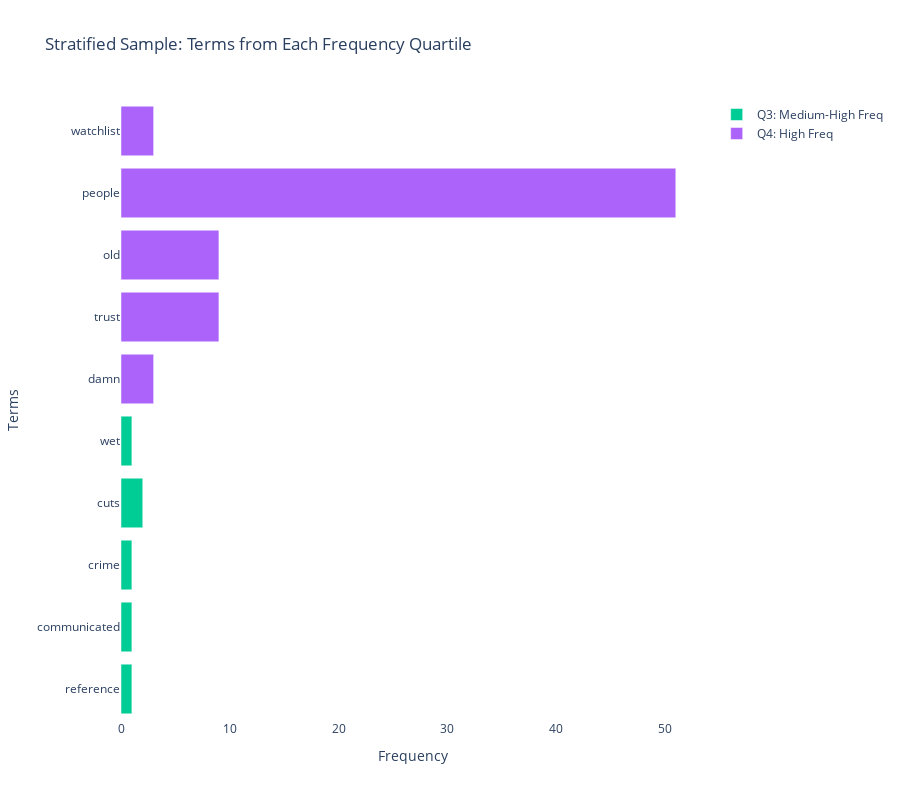

Notebook code for this chart:
### Markdown cell above
### >>> Exercise 13
I reduced the number of terms by using stratified sample with Terms from Each Frequency Quartile.

### Code cell
q1, q2, q3 = np.percentile(term_frequencies, [25, 50, 75])


sample_terms = []
sample_freqs = []
sample_labels = []

quartiles = [
    (0, q1, 'Q1: Low Freq'),
    (q1, q2, 'Q2: Medium-Low Freq'),
    (q2, q3, 'Q3: Medium-High Freq'),
    (q3, np.inf, 'Q4: High Freq')
]

for lower, upper, label in quartiles:
    mask = (term_frequencies >= lower) & (term_frequencies < upper)
    candidates_idx = np.where(mask)[0]
    
    if len(candidates_idx) > 0:
        n_sample = min(5, len(candidates_idx))
        sampled_idx = np.random.choice(candidates_idx, n_sample, replace=False)
        sample_terms.extend(feature_names[sampled_idx])
        sample_freqs.extend(term_frequencies[sampled_idx])
        sample_labels.extend([label] * n_sample)
fig = plotly.Figure()
for quartile_label in ['Q1: Low Freq', 'Q2: Medium-Low Freq', 
                       'Q3: Medium-High Freq', 'Q4: High Freq']:
    mask = [label == quartile_label for label in sample_labels]
    q_terms = [term for term, m in zip(sample_terms, mask) if m]
    q_freqs = [freq for freq, m in zip(sample_freqs, mask) if m]

    fig.add_trace(plotly.Bar(
        x=q_freqs,          
        y=q_terms,           
        name=quartile_label,
        orientation='h',
        hovertemplate='<b>%{y}</b><br>Frequency: %{x:,}<extra></extra>'
    ))

fig.update_layout(
    title='Stratified Sample: Terms from Each Frequency Quartile',
    xaxis_title='Frequency',
    yaxis_title='Terms',
    height=800,
    barmode='overlay',
    template='plotly_white'
)

fig.show()

### Figure 1 — Plotly figure (JSON) as saved in the notebook; plotly's stock layout.template omitted (floating-point values rounded to 4 significant figures)
{"data": [{"hovertemplate": "<b>%{y}</b><br>Frequency: %{x:,}<extra></extra>", "name": "Q1: Low Freq", "orientation": "h", "type": "bar", "x": [], "y": []}, {"hovertemplate": "<b>%{y}</b><br>Frequency: %{x:,}<extra></extra>", "name": "Q2: Medium-Low Freq", "orientation": "h", "type": "bar", "x": [], "y": []}, {"hovertemplate": "<b>%{y}</b><br>Frequency: %{x:,}<extra></extra>", "name": "Q3: Medium-High Freq", "orientation": "h", "type": "bar", "x": [1, 1, 1, 2, 1], "y": ["reference", "communicated", "crime", "cuts", "wet"]}, {"hovertemplate": "<b>%{y}</b><br>Frequency: %{x:,}<extra></extra>", "name": "Q4: High Freq", "orientation": "h", "type": "bar", "x": [3, 9, 9, 51, 3], "y": ["damn", "trust", "old", "people", "watchlist"]}], "layout": {"barmode": "overlay", "height": 800, "title": {"text": "Stratified Sample: Terms from Each Frequency Quartile"}, "xaxis": {"title": {"text": "Frequency"}}, "yaxis": {"title": {"text": "Terms"}}}}
